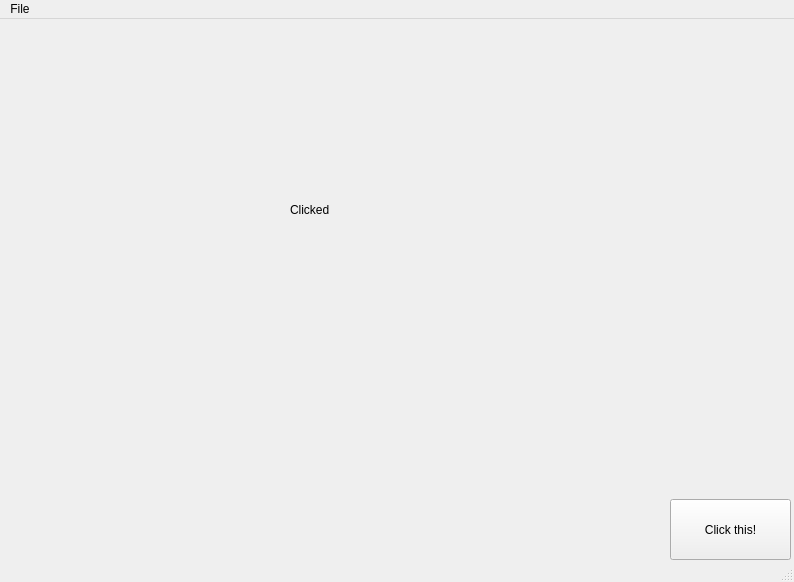
<?xml version="1.0" encoding="UTF-8"?>
<ui version="4.0">
 <class>MainWindow</class>
 <widget class="QMainWindow" name="MainWindow">
  <property name="geometry">
   <rect>
    <x>0</x>
    <y>0</y>
    <width>794</width>
    <height>582</height>
   </rect>
  </property>
  <property name="windowTitle">
   <string>Calculator</string>
  </property>
  <property name="autoFillBackground">
   <bool>false</bool>
  </property>
  <widget class="QWidget" name="centralwidget">
   <widget class="QPushButton" name="button1">
    <property name="geometry">
     <rect>
      <x>670</x>
      <y>480</y>
      <width>121</width>
      <height>61</height>
     </rect>
    </property>
    <property name="text">
     <string>Click this!</string>
    </property>
   </widget>
   <widget class="QLabel" name="label1">
    <property name="geometry">
     <rect>
      <x>290</x>
      <y>170</y>
      <width>171</width>
      <height>41</height>
     </rect>
    </property>
    <property name="text">
     <string>Clicked</string>
    </property>
   </widget>
  </widget>
  <widget class="QMenuBar" name="menubar">
   <property name="geometry">
    <rect>
     <x>0</x>
     <y>0</y>
     <width>794</width>
     <height>21</height>
    </rect>
   </property>
   <widget class="QMenu" name="menuFile">
    <property name="title">
     <string>File</string>
    </property>
    <addaction name="actionfile"/>
   </widget>
   <addaction name="menuFile"/>
  </widget>
  <widget class="QStatusBar" name="statusbar"/>
  <action name="actionfile">
   <property name="text">
    <string>file</string>
   </property>
  </action>
 </widget>
 <resources/>
 <connections/>
</ui>
